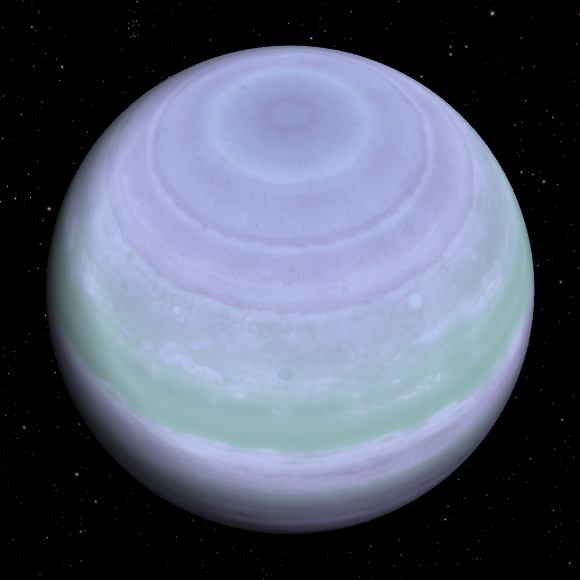
#> input picture data/dataset/resized/gas_giant/14-Herculis-b.png, 580 x 580 px; its folder holds only this picture in this run
$ jupyter execute --allow-errors simpleLinearDataset.ipynb
#> lines starting #> are read from the running program, lines starting #| are printed output that depends on the picture
[cell 1]
import ctypes
import numpy as np
import matplotlib.pyplot as plt
from mpl_toolkits.mplot3d import Axes3D
from script.plotDisplayLinear import plotDisplay
from ctypes import c_char_p
import os
from PIL import Image
from sklearn.model_selection import train_test_split
from sklearn.metrics import confusion_matrix, ConfusionMatrixDisplay
import random

#> (a cell that did not finish here is left out)

[cell 3]
# @numba.jit(nopython=True)
def load_images_from_folder(folder, label):
#> called with folder = 'data/dataset/resized/gas_giant'
    images = []
    labels = []
    for filename in os.listdir(folder):
        img_path = os.path.join(folder, filename)
        # img = Image.open(img_path).convert('L')  # Conversion en gris
        img = Image.open(img_path).convert('RGB')
        img = img.resize((32, 32))  # Resize les images
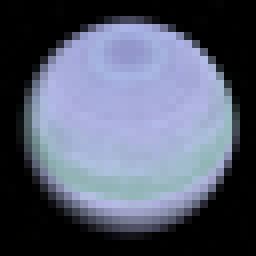
#> img: PIL image 32x32 RGB (shown 8 times larger); mean R, G, B 84.7, 91.1, 109.6
        img_array = np.array(img, dtype=np.float64).flatten()  # Flatten les vecteurs
#> img_array = 3072 values, max 230 at index 335, min 0 at index 0, mean 95.13
        images.append(img_array)
        labels.append(label)
    return images, labels

folder_a = 'data/dataset/resized/gas_giant'
folder_b = 'data/dataset/resized/neptune-like'
folder_c = 'data/dataset/resized/super_earth'

images_a, labels_a = load_images_from_folder(folder_a, [1.0, 0.0, 0.0])
#> images_a = 1 item; labels_a = [[1, 0, 0]]
#> (the rest of this cell did not finish here and is left out)

images_c, labels_c = load_images_from_folder(folder_c, [0.0, 0.0, 1.0])

X = np.array(images_a + images_b + images_c)
y = np.array(labels_a + labels_b + labels_c)

X_train, X_test, y_train, y_test = train_test_split(X, y, test_size=0.2, shuffle=True, random_state=None)


$ run again, on data/dataset/resized/gas_giant/GJ-680-b.png
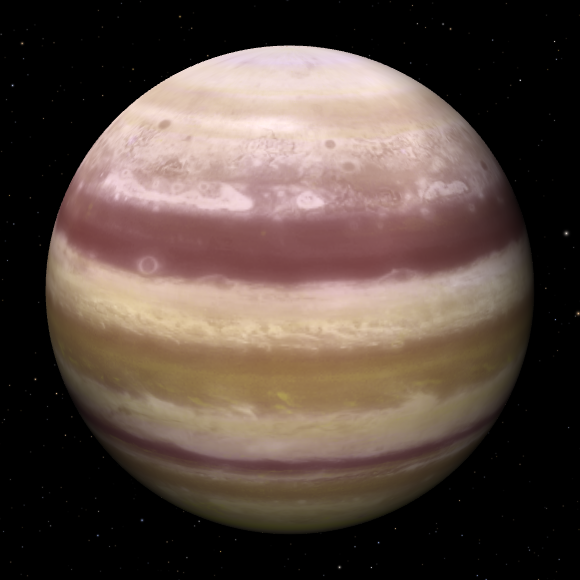
#> input picture data/dataset/resized/gas_giant/GJ-680-b.png, 580 x 580 px
#> in load_images_from_folder, `img = img.resize((32, 32))`:
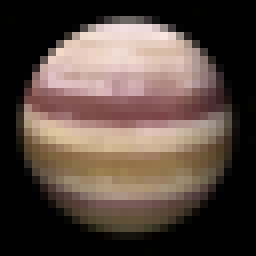
#> img: PIL image 32x32 RGB (shown 8 times larger); mean R, G, B 87.3, 72, 64.1
#> img_array = 3072 values, max 251 at index 444, min 0 at index 0, mean 74.47
#> images_a = 1 item; labels_a = [[1, 0, 0]]

$ run again, on data/dataset/resized/gas_giant/Gamma-Piscium-b.png
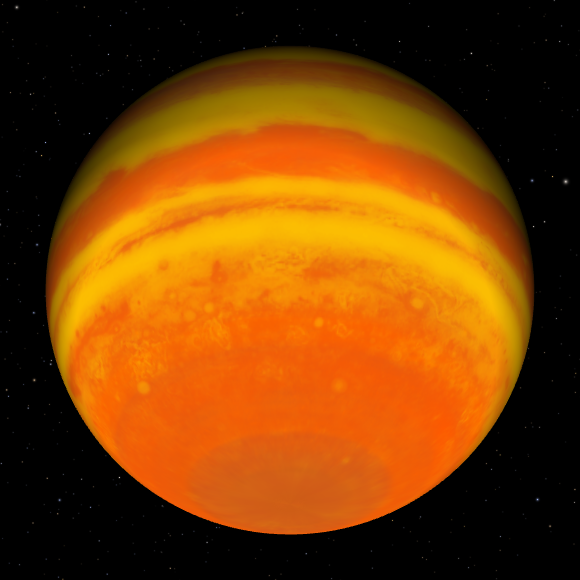
#> input picture data/dataset/resized/gas_giant/Gamma-Piscium-b.png, 580 x 580 px
#> in load_images_from_folder, `img = img.resize((32, 32))`:
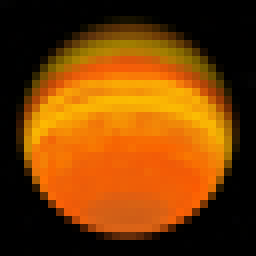
#> img: PIL image 32x32 RGB (shown 8 times larger); mean R, G, B 119.4, 62, 4.1
#> img_array = 3072 values, max 255 at index 2127, min 0 at index 6, mean 61.84
#> images_a = 1 item; labels_a = [[1, 0, 0]]

$ run again, on data/dataset/resized/gas_giant/42-Draconis-b.png
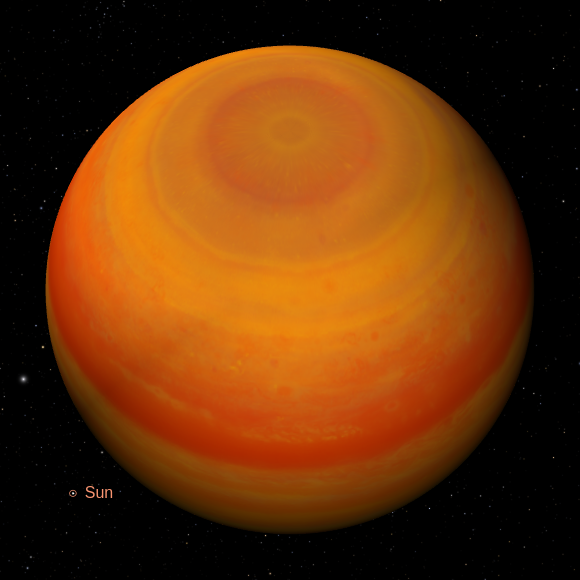
#> input picture data/dataset/resized/gas_giant/42-Draconis-b.png, 580 x 580 px
#> in load_images_from_folder, `img = img.resize((32, 32))`:
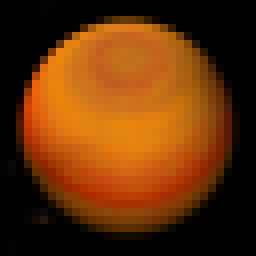
#> img: PIL image 32x32 RGB (shown 8 times larger); mean R, G, B 99.5, 49.3, 8.7
#> img_array = 3072 values, max 239 at index 597, min 0 at index 0, mean 52.53
#> images_a = 1 item; labels_a = [[1, 0, 0]]
